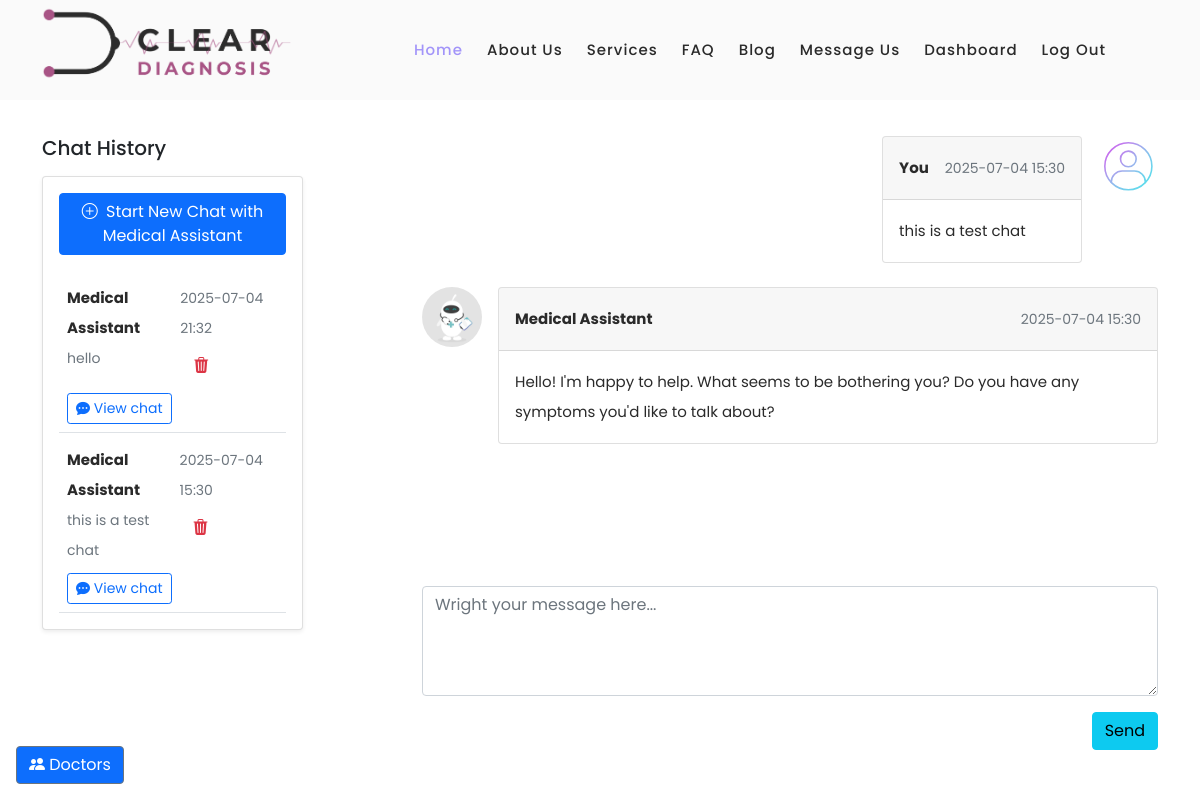
Screenshot of /chat/3 (signed in) with the database file from the repository.
### models.py (models this page shows, shortened)
class Conversation(db.Model):
    id = db.Column(db.Integer, primary_key=True)
    user_id = db.Column(db.Integer, db.ForeignKey('users.id'), nullable=False)
    role = db.Column(db.String(50), default='User')  # 'User' or 'Doctor'
    subject = db.Column(db.String(255), nullable=False)
    messages = db.relationship('Message', backref='conversation',cascade="all, delete-orphan", lazy=True, order_by="Message.timestamp")
    doctor_id = db.Column(db.Integer, db.ForeignKey('doctors.id'), nullable=True)
    timestamp = db.Column(db.DateTime, default=datetime.utcnow)
    status = db.Column(db.String(50), default='active')  # 'active', 'closed', 'pending'
    user = db.relationship('User', backref='conversations')

class Message(db.Model):
    id = db.Column(db.Integer, primary_key=True)
    conversation_id = db.Column(db.Integer, db.ForeignKey('conversation.id'), nullable=False)
    sender_id = db.Column(db.Integer, db.ForeignKey('users.id'), nullable=False)
    role = db.Column(db.String(50), default='User')  # 'User' or 'Doctor' or 'Assistant'
    content = db.Column(db.Text, nullable=False)
    timestamp = db.Column(db.DateTime, default=datetime.utcnow)
    sender = db.relationship('User')

### app.py (the view, shortened to what this page needs)
@app.route('/chat/<int:conversation_id>', defaults={'doctor_id': None}, methods=['GET', 'POST'])
@app.route('/chat/<int:conversation_id>/doctor/<int:doctor_id>', methods=['GET', 'POST'])
@login_required
def chat(conversation_id, doctor_id):
    doctors = db.session.query(User).join(Doctor).filter(User.role == 'doctor').all()
    conversations = Conversation.query.filter_by(user_id=current_user.id).order_by(Conversation.timestamp.desc()).all()
    doctor_conversations = Conversation.query.filter_by(doctor_id=current_user.id).order_by(Conversation.timestamp.desc()).all()
    if current_user.role == 'doctor':
        conversations = doctor_conversations
    if conversation_id == 0:
        return render_template('chat.html', conversations=conversations, doctors=doctors,doctor_id=doctor_id, new_chat=True)
    user_id = request.args.get('user_id', type=int)
    if user_id :
        convo = Conversation.query.filter_by(id=conversation_id, user_id=user_id, doctor_id=current_user.id).first_or_404()
    else:
        convo = Conversation.query.filter_by(id=conversation_id, user_id=current_user.id).first_or_404()
    return render_template('chat.html', conversations=conversations, conversation=convo, doctors=doctors, new_chat=False)

### app.py (called while the page is built)
@login_manager.user_loader
def load_user(user_id):
    return UserLogin.query.get(int(user_id))

@app.before_request
def create_tables():
    db.create_all()

@app.before_request
def update_last_seen():
    if current_user.is_authenticated:
        current_user.last_login = datetime.utcnow()
        db.session.commit()

### templates/chat.html (shortened to what this page needs)
{%extends "base.html" %}
{% block content %}
<section>
  <div class="container py-3">
    <div class="row">
      <div class="col-md-5 col-lg-4 col-xl-3 mb-4 mb-md-0 overflow-auto" style='height: 65vh;' id="chat-history">
        <h5 class="font-weight-bold mb-3 text-center text-lg-start">Chat History</h5>
        <div class="card shadow-sm">
          <div class="card-body">
            {% if current_user.role != 'doctor' %}
            <a href="{{url_for('chat', conversation_id=0)}}" class="btn btn-primary mb-3">
              <i class="bi bi-plus-circle me-1"></i> Start New Chat with Medical Assistant
            </a>
            {% endif %}
          {% if conversations %}
            <ul class="list-unstyled mb-0">
            {% for conversation in conversations %}
              <li class="p-2 border-bottom">
                <a href="#!" class="d-flex justify-content-between">
                  <div class="d-flex flex-row">
                    <div class="pt-1">
                      <p class="fw-bold mb-0">
                        {% if conversation.doctor_id %}
                          {% if current_user.role == 'doctor' %}
                            {{ conversation.user.username }}
                          {% else %}
                            Dr. {{ conversation.doctor_id | doctor_name }}
                          {% endif %}
                        {% else %}
                          Medical Assistant
                        {% endif %}
                      </p>
                      <p class="small text-muted">{{ conversation.subject[:120] }}{% if conversation.subject|length > 120 %}...{% endif %}</p>
                    </div>
                  </div>
                  <div class="pt-1">
                    <p class="small text-muted mb-1">{{ conversation.timestamp.strftime('%Y-%m-%d %H:%M') }}</p>
                    <form method="POST"
                          action="{{ url_for('delete_conversation', conversation_id=conversation.id) }}"
                          class="delete-form">
                      <button type="button" class="btn btn-link text-danger trigger-delete">
                        <i class="bi bi-trash3-fill"></i>
                      </button>
                    </form>
                  </div>
                </a>
                      <p>
                        {% if current_user.role == 'doctor' %}
                        <a href="{{ url_for('chat', conversation_id=conversation.id,doctor_id=conversation.doctor_id, user_id=conversation.user_id) }}" class="btn btn-sm btn-outline-primary mt-2">
                        {% else %}
                        <a href="{{ url_for('chat', conversation_id=conversation.id, doctor_id=conversation.doctor_id) }}" class="btn btn-sm btn-outline-primary mt-2">
                        {% endif %}
                          <i class="bi bi-chat-dots-fill"></i>
                        View chat
                        </a>
                      </p>
              </li>
              {% endfor %}
            </ul>
          {% else %}
            <p class="text-muted">No conversation history yet.</p>
          {% endif %}
          </div>
        </div>
      </div>
      <div class="col-md-1 col-lg-1 col-xl-1 overflow-auto"  style='height: 65vh;' id=""></div>
      <div class="col-md-6 col-lg-7 col-xl-8 ' id="chat-box">
        <div  id="chat-messages" style="height: 55vh; overflow-y: auto;">
        <ul class="list-unstyled">
          {% if conversation %}
            {%if conversation.messages %}
              {% for msg in conversation.messages %}
                {% if msg.sender_id == current_user.id %}
                  <li class="d-flex flex-row-reverse mb-4">
                    <img src="{{ url_for('static', filename='images/avatar.svg') }}" alt="avatar"
                        class="rounded-circle d-flex align-self-start ms-3 shadow-1-strong" style="width:60px">
                    <div class="card">
                      <div class="card-header d-flex justify-content-between p-3">
                        <p class="fw-bold mb-0">You</p>
                        <p class="text-muted small mb-0 ms-3"> {{ msg.timestamp.strftime('%Y-%m-%d %H:%M') }}</p>
                      </div>
                      <div class="card-body">
                        <p class="mb-0">
                          {{ msg.content }}
                        </p>
                      </div>
                    </div>
                  </li>
                {% else %}
                  <li class="d-flex mb-4">
                    <img src="{{ url_for('static', filename='images/mbotavatar.webp') }}" alt="avatar"
                      class="rounded-circle d-flex align-self-start me-3 shadow-1-strong" style="max-width:60px">
                    <div class="card">
                      <div class="card-header d-flex justify-content-between p-3">
                        <p class="fw-bold mb-0">
                              Medical Assistant
                        </p>
                        <p class="text-muted small mb-0 ms-3"> {{ msg.timestamp.strftime('%Y-%m-%d %H:%M') }}</p>
                      </div>
                      <div class="card-body">
                        <p class="mb-0">
                          {{ msg.content }}
                        </p>
                      </div>
                  </div>
                  </li>
                {% endif %}
              {% endfor %}
          {% endif %}
        </ul>
        </div>
        <div style="margin-top: 10px;">
          <ul class="list-unstyled">
              <form id="chat-form" method="POST">
                <li class="bg-white mb-3">
                  <div data-mdb-input-init class="form-outline">
                    <textarea required autofocus class="form-control bg-body-tertiary" placeholder="Wright your message here..." name="message" id="textAreaExample2" rows="4"></textarea>
                  </div>
                </li>
                <button  type="submit" data-mdb-button-init data-mdb-ripple-init class="btn btn-info btn-rounded float-end">Send</button>
            </form>
            {% endif %}
          </ul>
        </div>
      </div>
    </div>
  </div>
</section>
{% endblock %}

### static/css/templatemo-space-dynamic.css (style rules this page uses)
html, body, div, span, applet, object, iframe, h1, h2, h3, h4, h5, h6, p, blockquote, div pre, a, abbr, acronym, address, big, cite, code, del, dfn, em, font, img, ins, kbd, q, s, samp, small, strike, strong, sub, sup, tt, var, b, u, i, center, dl, dt, dd, ol, ul, li, figure, header, nav, section, article, aside, footer, figcaption { margin: 0; padding: 0; border: 0; outline: 0; }
ul, li { padding: 0; margin: 0; list-style: none; }
header, nav, section, article, aside, footer, hgroup { display: block; }
* { box-sizing: border-box; }
html, body { font-family: 'Poppins', sans-serif; font-weight: 400; background-color: #fff; -ms-text-size-adjust: 100%; -webkit-font-smoothing: antialiased; -moz-osx-font-smoothing: grayscale; }
a { text-decoration: none !important; }
h1, h2, h3, h4, h5, h6 { margin-top: 0px; margin-bottom: 0px; }
ul { margin-bottom: 0px; }
p { font-size: 15px; line-height: 30px; color: #2a2a2a; }
img { width: 100%; overflow: hidden; }
html, body { background: #fff; font-family: 'Poppins', sans-serif; }

### rows the page displays
Conversation: shows "Medical Assistant", subject "hello", timestamp "2025-07-04 21:32"
Conversation: shows "Medical Assistant", subject "this is a test chat", timestamp "2025-07-04 15:30"
Message: timestamp "2025-07-04 15:30", content "this is a test chat"
Message: timestamp "2025-07-04 15:30", content "Hello! I'm happy to help. What seems to be bothering you? Do you have any symptoms you'd like to talk about?"
